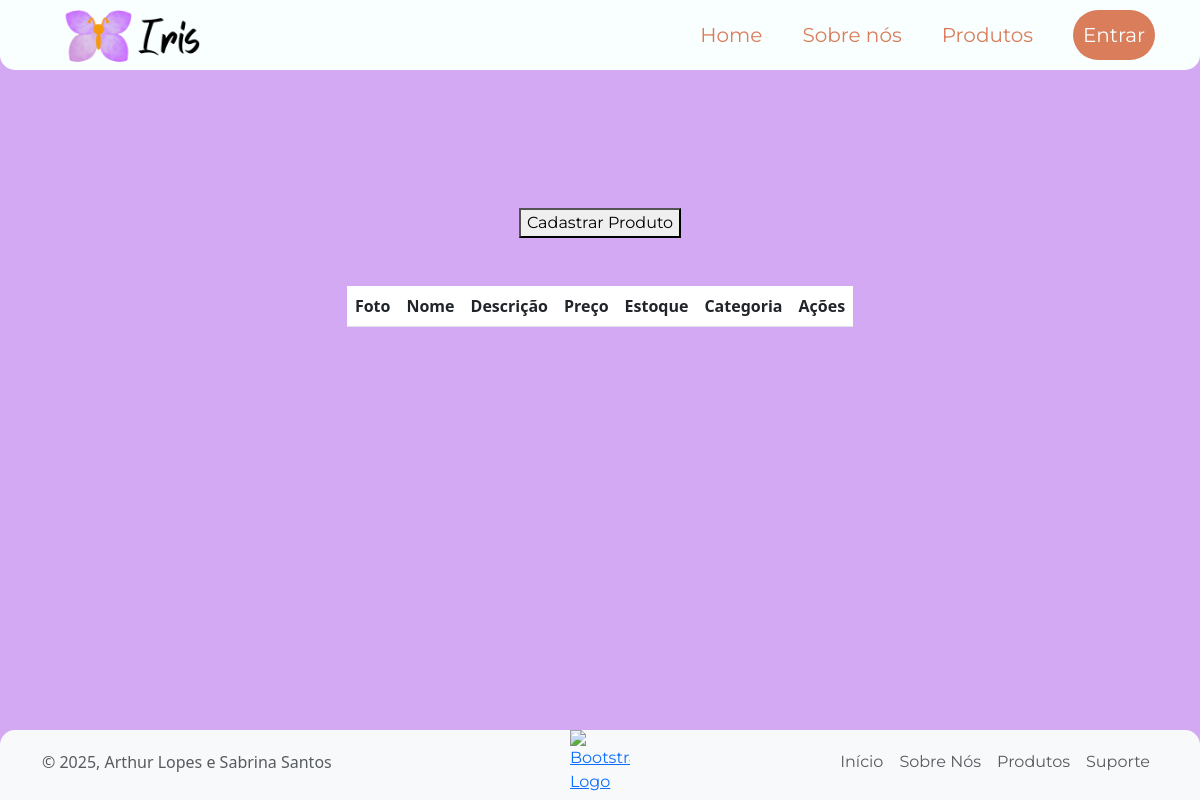
/listar-produtos, run on an earlier commit of the app's database.
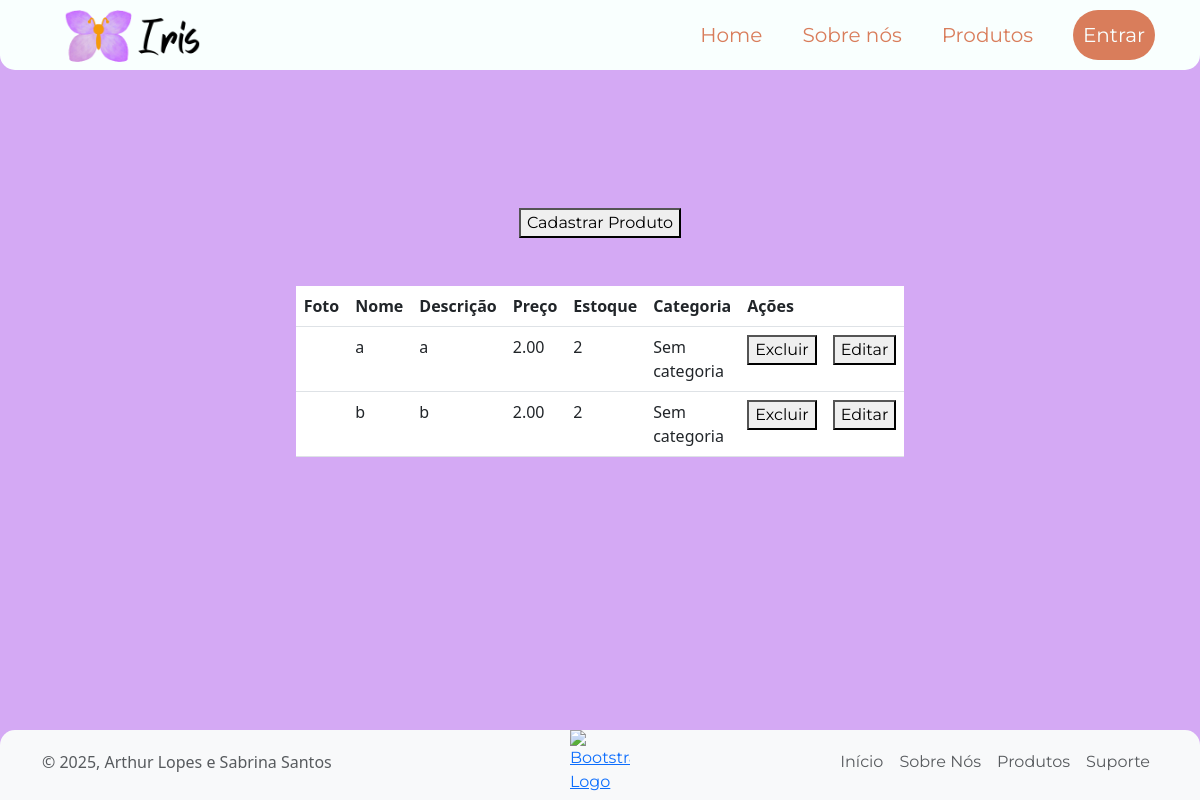
And on a later commit of the database.
### app/models.py (models this page shows)
class Produto(models.Model):
    nomeProduto = models.CharField(max_length = 200)
    descricaoProduto = models.TextField()
    precoProduto = models.DecimalField(max_digits=10, decimal_places=2)
    imagemProduto = models.ImageField(upload_to='imagens/')
    qtdeEstoque = models.IntegerField()
    categoriaProduto = models.ForeignKey(Categoria, on_delete=models.SET_NULL, null=True, blank=True)

### app/views.py (the view)
# urls.py: path('listar-produtos', views.listarProdutos, name="listarProdutos" ),
def listarProdutos(request):
    produtos = Produto.objects.all().values()
    return render(request, "listar-produtos.html", {'listarProdutos': produtos})

### app/templates/listar-produtos.html (shortened to what this page needs)
{% extends 'template.html' %}
{% load static %}
{% block 'main' %}
    <a href="{% url 'cadastrarProduto' %}" style="justify-content: center; display: flex; margin: 3em; text-decoration: none; text-align: center;"><button  id="btnEditar"> Cadastrar Produto </button> </a>
    <table class="table table-hover p-3 m-auto" style="width: 40%;">
        <tr id="trUsuarios">
            <th>Foto</th>
            <th>Nome</th>
            <th>Descrição</th>
            <th>Preço</th>
            <th>Estoque</th>
            <th>Categoria</th>
            <th colspan= "2">Ações</th>
        </tr>
        {% for produto in listarProdutos %}
            <tr id="trProd">
                <td><img src="/media/{{ produto.imagemProduto }}"  alt=""  style="width: 100px; height: auto;"></td>
                <td>{{produto.nomeProduto}}</td>
                <td>{{produto.descricaoProduto}}</td>
                <td>{{produto.precoProduto}}</td>
                <td>{{produto.qtdeEstoque}}</td>
                   <td>
                {% if produto.categoriaProduto %}
                    {{ produto.categoriaProduto }}
                {% else %}
                    Sem categoria
                {% endif %}
                </td>
                <td><a href="{% url 'excluirProduto' produto.id %}"> <button  id="btnExcluir"> Excluir </button> </a></td>
               <td><a href="{% url 'editarProduto' produto.id %}"> <button id="btnEditar"> Editar</button> </a></td>
            </tr>
        {% endfor %}
    </table>
{% endblock %}

### app/templates/template.html (shortened to what this page needs)
{% load static %}
<!DOCTYPE html>
<html lang="pt-br">
<head>
    <link href="https://cdn.jsdelivr.net/npm/bootstrap@5.3.0/dist/css/bootstrap.min.css" rel="stylesheet">
    <link rel="stylesheet" href="{% static 'css/estilo.css' %}">
</head>
<body>
    <nav>
        <img src="{% static 'img/logo_iris.png' %}" alt="Logo" class="logo">
        <div class="nav-links">
            <a href="{% url 'app' %}">Home</a>
            <a href="{% url 'sobreNos' %}">Sobre nós</a>
            <a href="{% url 'listarProdutos' %}">Produtos</a>
            <a href="{% url 'login' %}"><button class="btn_entrar">Entrar</button></a>
        </div>
    </nav>
    <main>
        {% block 'main' %}{% endblock %}
    </main>
    <footer class="footer bg-body-tertiary text-center text-lg-start">
        <div class="container d-flex flex-wrap justify-content-between align-items-center">
            <div class="col-md-4 d-flex align-items-center">
                <span class="mb-3 mb-md-0 text-muted">© 2025, Arthur Lopes e Sabrina Santos</span>
            </div>
            <a href="/" class="d-flex align-items-center">
                <img src="{% static 'img/logo.png' %}" alt="Bootstrap Logo" width="60" height="auto" class="d-inline-block align-text-top">
            </a>
            <ul class="nav col-md-4 justify-content-end">
                    <li class="nav-item"><a href="{% url 'app' %}" class="nav-link px-2 text-muted">Início</a></li>
                    <li class="nav-item"><a href="#" class="nav-link px-2 text-muted">Sobre Nós</a></li>
                    <li class="nav-item"><a href="{% url 'cardsProdutos' %}" class="nav-link px-2 text-muted">Produtos</a></li>
                    <li class="nav-item"><a href="#" class="nav-link px-2 text-muted">Suporte</a></li>
            </ul>
        </div>
    </footer>
</body>
</html>

### app/static/css/estilo.css (style rules this page uses)
body { margin: 0; padding-top: 60px; background-color: #d4a9f4; }
a, p, h1, button { font-family: "Montserrat", sans-serif; font-optical-sizing: auto; font-weight: 400; font-style: normal; }
main { padding-top: 80px; margin-top: 20px; min-height: 70vh; width: 100%; display: block; }
nav { position: fixed; top: 0; width: 100%; height: 70px; border-radius: 0px 0px 15px 15px; background-color: #F9FFFE; display: flex; align-items: center; justify-content: space-between; }
.logo { width: 14em; height: 14em; margin-left: 20px; }
.nav-links { display: flex; align-items: center; }
.nav-links a { margin-left: 40px; color: #D97D5B; text-decoration: none; font-size: 20px; }
.btn_entrar { background-color: #D97D5B; color: #F9FFFE; margin-right: 45px; padding: 10px; font-size: 20px; border-radius: 30px; border: none; cursor: pointer; }
footer { position: fixed; bottom: 0; width: 100%; height: 70px; border-radius: 15px 15px 0px 0px; background-color: #F9FFFE; color: #D97D5B; text-align: center; }

What changed in the data, as far as the page shows it:
added Produto: nomeProduto "a", descricaoProduto "a", precoProduto "2.00", qtdeEstoque "2"
added Produto: nomeProduto "b", descricaoProduto "b", precoProduto "2.00", qtdeEstoque "2"
